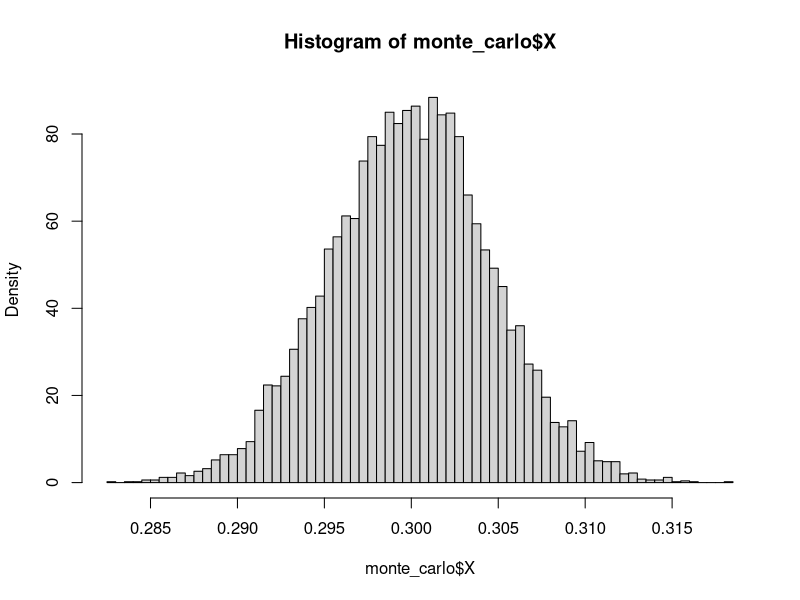
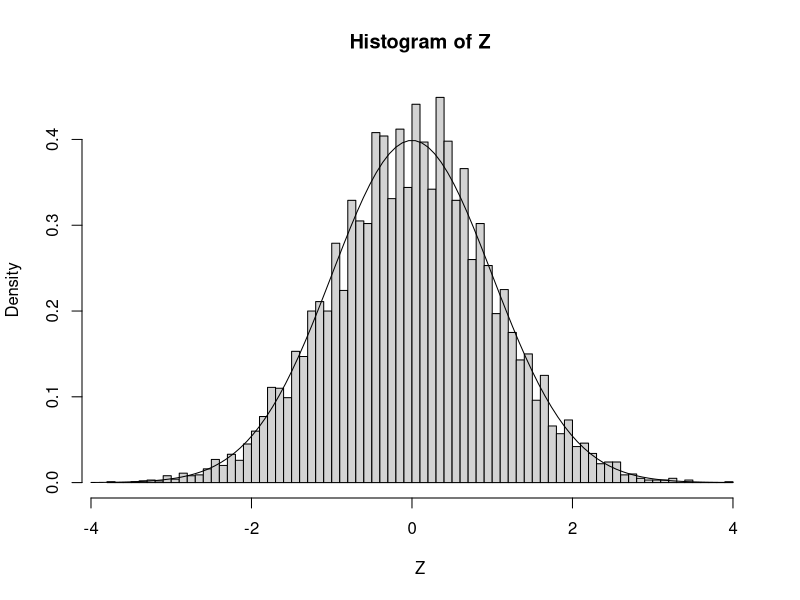
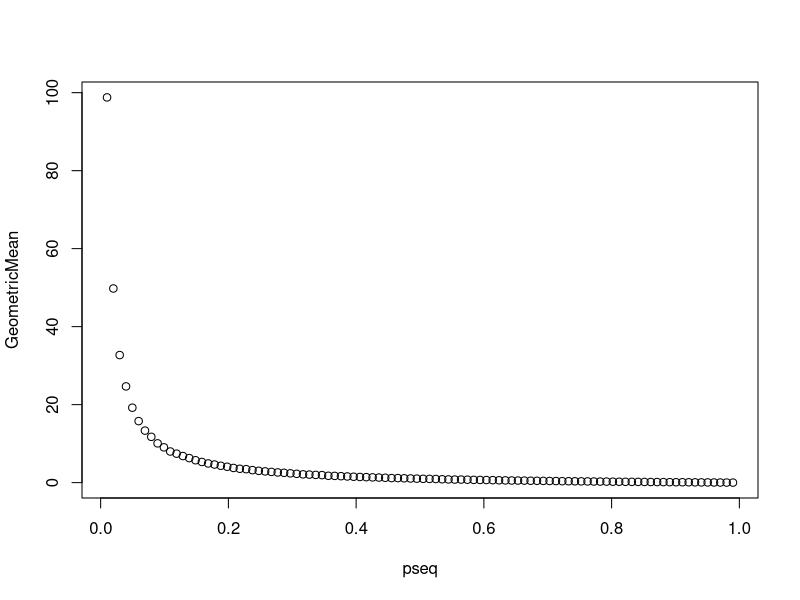
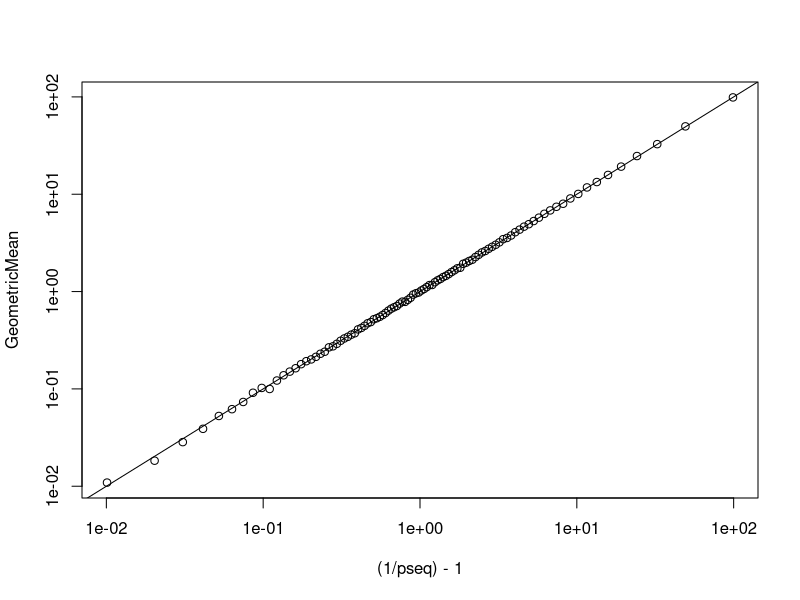

The R source for these figures, in order:
## ---- chunk 1
library(tidyverse)
library(purrr)

# First, write a function to simulate X
simulate_X = function(){
  a_bunch_of_random_variables = rbernoulli(10000, .3)
  # a_bunch_of_random_variables = rbernoulli(10000, .6)
  # a_bunch_of_random_variables = now do, binomial, geometric, and poisson.
  X = mean(a_bunch_of_random_variables)
  return(X)
}


# Now, we are going to do it lots of times.  
# Let's arrange the simulations in a data.frame with three columns
r = 10000
monte_carlo = data.frame(replicate = 1:r, 
                     X = rep(NA,r)) 
for(i in 1:r){
  monte_carlo$X[i] = simulate_X()
}

hist(monte_carlo$X,breaks = 80, freq = F)

Z = (monte_carlo$X - mean(monte_carlo$X))/sd(monte_carlo$X)
hist(Z,breaks = 80, freq = F)
xseq = seq(-4,4,len=100) 
lines(xseq,  dnorm(xseq))
## ---- chunk 2
# Bernoulli:
pseq = seq(.01,.99,len = 100)
GeometricMean = rep(NA, 100)
for(i in 1:100){
  GeometricMean[i] = rgeom(10000,pseq[i]) %>% mean
}

plot(pseq, GeometricMean)
plot((1/pseq)-1, 
     GeometricMean, 
     log = "xy")
abline(0,1)
